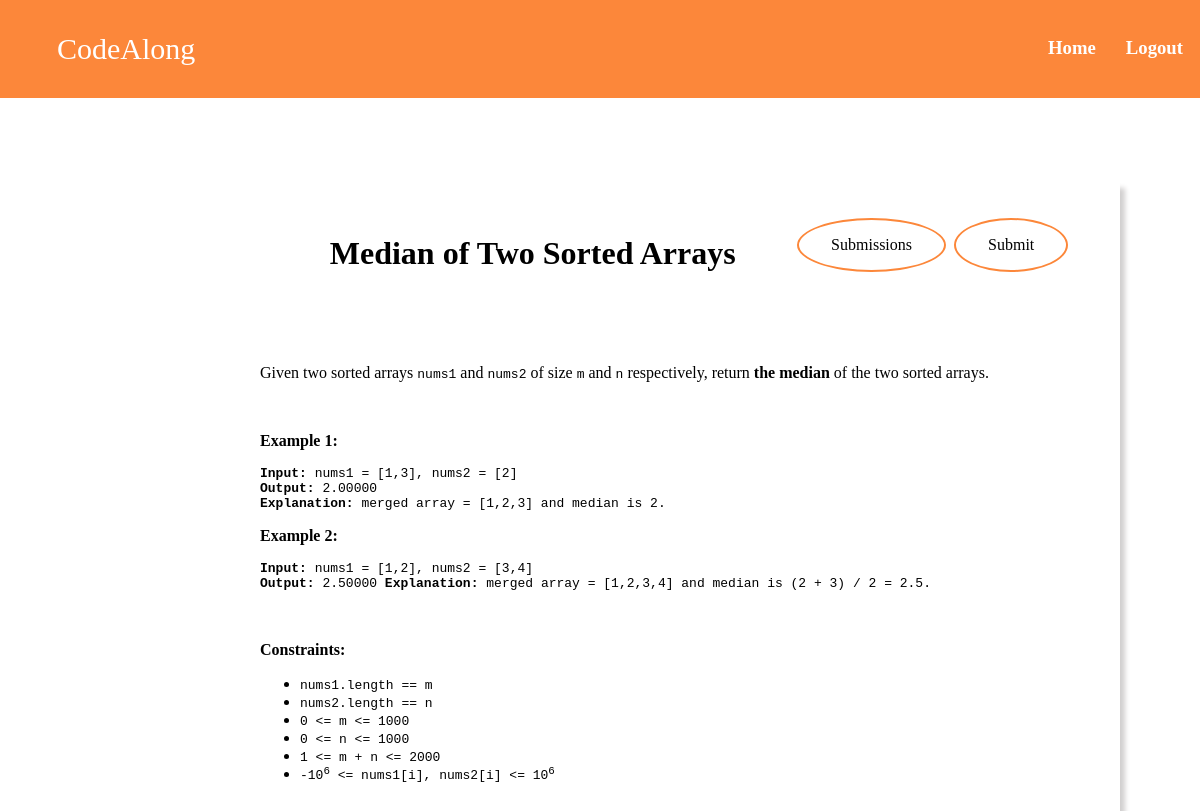
Page /problem/4 (signed in) on the committed database.
### OJ/models.py (models this page shows, shortened)
class Problem(models.Model):
    class Meta:
        ordering = ['-date_created']
    title = models.CharField(max_length=300)
    description = FroalaField()
    status = models.CharField(max_length=10, default='Unsolved',validators=[check,])
    difficulty = models.CharField(max_length=10, default='Easy')
    time_limit = models.IntegerField(default=1)
    memory_limit = models.IntegerField(default=128)
    score = models.FloatField(default=0, validators=[score_check])
    date_created = models.DateTimeField(auto_now_add=True)
    date_modified = models.DateTimeField(auto_now=True)

### OJ/views.py (the view)
# urls.py: path('problem/<int:id>',views.problem_view,name = 'problem_view'),
@login_required(login_url='login')
def problem_view(request,id):
    data = Problem.objects.get(id=id)
    return render(request,'problem_view.html',{'data':data,'User':User})

### OJ/templates/problem_view.html
{% extends 'main.html' %} {% block content%}
<div class="nav">
    <ul class='left'>
        <li>CodeAlong</li>
    </ul>
    <ul class="right">
        <li>
            <a href='{% url "home"%}'>
                <h3>Home</h3>
            </a>
        </li>
        <li>
            <a href='{% url "logout"%}'>
                <h3>Logout</h3>
            </a>
        </li>
    </ul>
</div>
<div class="Question-view">
    <div class="Question-title">
        <ul>
            <li>
                <h1>{{data.title}}</h1><br><br><br>
            </li>
            <li>
                <a href="{% url 'submissions' data.id %}" class='button button1'>Submissions</a>
                <a href="{% url 'ide' data.id%}" class='button button1'>Submit
                </a>
            </li>
        </ul>
    </div>
    <div class="Question-content">
        <p>{{data.description|safe}}</p>
    </div>
</div>
{%endblock%}

### OJ/static/main.css (style rules this page uses)
body { margin: 0; }
.button { background-color: #fc873a; border: none; color: white; padding: 16px 32px; text-align: center; text-decoration: none; display: inline-block; font-size: 16px; margin: 4px 2px; transition-duration: 0.4s; cursor: pointer; border-radius: 50%; }
.button1 { background-color: white; color: black; border: 2px solid #fc873a; }
.nav { background-color: #fc873a; color: #fff; display: flex; justify-content: space-between; align-items: left; padding: 2px; margin-top: 0; }
.nav .left { font-size: 30px; }
.nav ul { display: flex; justify-content: space-between; list-style: none; }
.nav ul li { padding: 0 15px; }
a { text-decoration: none; color: #fff; }
.Question-view { justify-content: center; margin-top: 5rem; margin-left: 15rem; margin-right: 15rem; width: 70%; box-shadow: 5px 10px 5px #d1cfcf; padding: 20px; }
.left { align-items: left }
.right { align-items: right }
.Question-title ul { display: flex; justify-content: space-around; list-style-type: none; }
.Question-title ul li { padding: 0 15px; }

### rows in the picture
Problem: title "Median of Two Sorted Arrays", description "Given two sorted arrays nums1 and nums2 of size m and n respectively, return the median of the two sorted arrays. Example 1: Input: nums1 = [1,3], nums2 = [2] Output: 2.00000 Explanation: merged array = [1,2,3] and median is 2. Example 2: Input: nums1 = [1,2], nums2 = [3,4] Output: 2.50000 Explanation: merged array = [1,2,3,4] and median is (2 + 3) / 2 = 2.5. Constraints: nums1.length == m nums2.length == n 0 <= m <= 1000 0 <= n <= 1000 1 <= m + n <= 2000 -10 6 <= nums1[i], nums2[i] <= 10 6"
